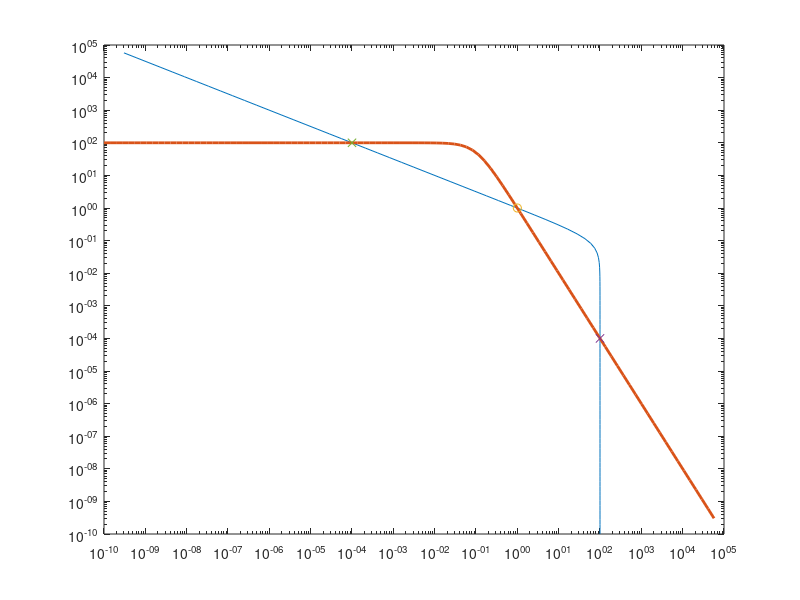

Reproduce this figure in MATLAB. (Note: this script raises an error after producing the figure.)
clear all; close all;
w1 = 1; w2 = 1;
a = 1; b = 1;
k1 = 0.1; k2 = 0.1;
h = 2;
g = 1; k3 = 0.01; w3 = 1;


logarray = zeros(102,1);
logarray(1) = 1e-10;
for i = 2:102
    logarray(i) = logarray(i-1)*1.4;
end

ystar1 = logarray;

xstar1 = w1./(k1^h+ystar1.^h);

xstar2 = logarray;
ystar2 = w2./(k2^h+xstar2.^h);

figure(1)

loglog(xstar1,ystar1,xstar2,ystar2,'LineWidth',2)
hold on
plot(1,1,'o')
plot(1e2,1e-4,'x')
plot(1e-4,1e2,'x')

figure(2)

xdom = linspace(1e-5,1e3,10);
ydom = linspace(1e-5,1e3,10);

[X,Y] = meshgrid(xdom,ydom); % generate mesh of domain

U = w1./(k1*k1+Y.*Y)-X; % dx/dt
V = w2./(k2*k2+X.*X)-Y;   % dy/dt

s_init = [50 20];
[t1,s]= ode45(@(t,y) XYstate(t,y,a,b,k1,k2,w1,w2,h),[0,50],s_init);
plot(t1,s(:,1),t1,s(:,2),'LineWidth',2)

figure(3)
hold on
xlim([-5 110])
ylim([-5 110])
plot(xstar1,ystar1,xstar2,ystar2,'LineWidth',2)


plot(1e2,1e-4,'x')
plot(1e-4,1e2,'x')
u1 = gradient(s(:,1),t1);
v1 = gradient(s(:,2),t1);
quiver(s(:,1),s(:,2),u1,v1,'r')

hold off
% hold on
% quiver(X,Y,U,V)
% 
% hold off

figure(4)
%p_init = [1 0.1 0.8];
p_init = [50 20 10];
%options = odeset('NonNegative', 1:3);
[t,p] = ode45(@(t,y) XYZoscillator(t,y,a,b,g,k1,k2,k3,w1,w2,w3,h),[0,50],p_init);
plot(t,p(:,1),t,p(:,2),t,p(:,3),'LineWidth',2)

figure(5)
x1=1e2; x2 = 1e-4;
semilogy(1:100,x1.*ones(100,1),1:100,x2.*ones(100,1),'LineWidth',2);
ylim([1e-6,1e4])


figure(6)
xdom = linspace(1e-5,1e2,10);
ydom = linspace(1e-5,1e2,10);
zdom = linspace(1e-5,40,10);

[X2,Y2,Z2] = meshgrid(xdom,ydom,zdom); % generate mesh of domain

U2 = -a.*(X2-w2./(k2*k2+Y2.^h));
V2 = -b.*(Y2-(w1./(k1*k1+X2.^h)).*(w3./(k3*k3+Z2.^h)));
T2 = -g.*(Z2-w1./(k1*k1+X2.^h));

quiver3(X2,Y2,Z2,U2,V2,T2,1000)

figure(7)
U3 = gradient(p(:,1),t);
V3 = gradient(p(:,2),t);
Z3 = gradient(p(:,3),t);
scale = 1;
quiver3(p(:,1),p(:,2),p(:,3),U3,V3,Z3,scale)

quiver(p(:,1),p(:,2),U3,V3,scale)